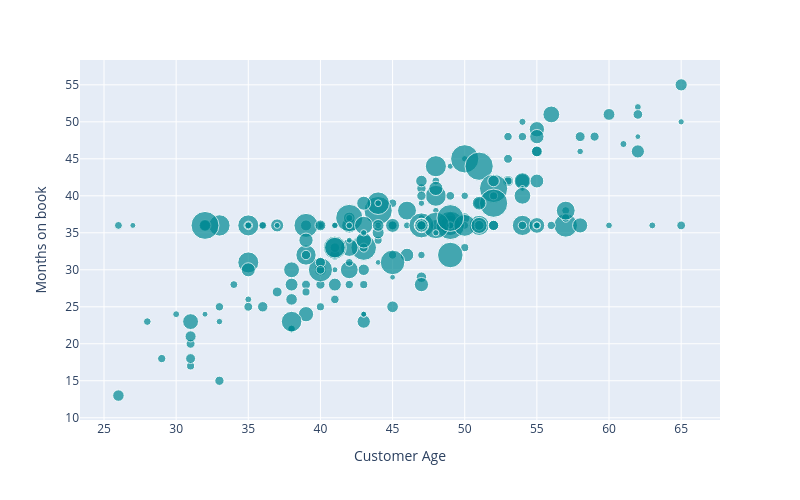

The notebook cell this image was saved under:
### Markdown cell above
Turning to a scatter plot, we introduce and use:

- ```hover_data``` to display more information from the dataframe in the info boxes when hovering over data points. Note two things regarding the hover information: firstly, the variables to appear have to be supplied inside a list and should be a pandas Series, not a string like for x and y. Secondly, if data point overlap (or are identical) in the displayed x-y-plane, the hover box will only show the information for the "last printed" of those data points.

- ```size``` to resize the markers according to values of a given variable. The size can also be specified inside ```update_trace``` (see below) to set a constant size of the markers 

- relabeling the axes with ```labels```: using a dict with the variable name key and the desired label as value, both as strings

- the ```update_layout()``` method which we use to modify the `hovermode` to display a highlight on the x-axis

Note the reduced dataframe for less data points, to get a better look at the difference in marker size.

### Code cell
cc_sample = credit_cards.sample(200)   # less data for better visualisation
fig = px.scatter(cc_sample, x='Customer_Age', y='Months_on_book', width=800, height=500,
                 hover_name='Education_Level',
                 hover_data=[cc_sample.Credit_Limit],
                 size = 'Credit_Limit', 
                 labels={'Customer_Age':'Customer Age', 'Months_on_book':'Months on book'})
fig.update_traces(marker=dict(color = 'rgb(0,137,147)'))
fig.update_layout(hovermode='y')
fig.show()

### Figure 1 — Plotly figure (JSON) as saved in the notebook; plotly's stock layout.template omitted (floating-point values rounded to 4 significant figures; data arrays with more than 128 entries replaced by an {"elided": "..."} marker saying what was removed)
{"data": [{"customdata": {"elided": "200x1 float values"}, "hovertemplate": "<b>%{hovertext}</b><br><br>Customer Age=%{x}<br>Months on book=%{y}<br>Credit_Limit=%{customdata[0]}<extra></extra>", "hovertext": {"elided": "200 str values"}, "legendgroup": "", "marker": {"color": "rgb(0,137,147)", "size": {"elided": "200 float values"}, "sizemode": "area", "sizeref": 86.29, "symbol": "circle"}, "mode": "markers", "name": "", "orientation": "v", "showlegend": false, "type": "scatter", "x": {"elided": "200 int values"}, "xaxis": "x", "y": {"elided": "200 int values"}, "yaxis": "y"}], "layout": {"height": 500, "hovermode": "y", "legend": {"itemsizing": "constant", "tracegroupgap": 0}, "margin": {"t": 60}, "width": 800, "xaxis": {"anchor": "y", "domain": [0, 1], "title": {"text": "Customer Age"}}, "yaxis": {"anchor": "x", "domain": [0, 1], "title": {"text": "Months on book"}}}}
